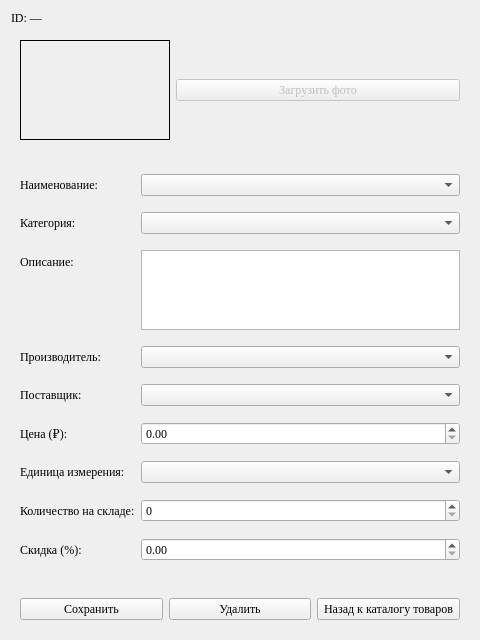
<?xml version="1.0" encoding="UTF-8"?>
<ui version="4.0">
 <class>widget_edit</class>
 <widget class="QWidget" name="widget_edit">
  <property name="geometry">
   <rect>
    <x>0</x>
    <y>0</y>
    <width>480</width>
    <height>640</height>
   </rect>
  </property>
  <property name="windowTitle">
   <string>Редактирование товара</string>
  </property>
  <property name="font">
   <font>
    <family>Times New Roman</family>
   </font>
  </property>
  <layout class="QVBoxLayout" name="verticalLayout">
   <item>
    <widget class="QLabel" name="label_id">
     <property name="text">
      <string>ID: —</string>
     </property>
    </widget>
   </item>
   <item>
    <widget class="QWidget" name="widget_photo" native="true">
     <layout class="QHBoxLayout" name="horizontalLayout_photo">
      <item>
       <widget class="QLabel" name="label_photo">
        <property name="minimumSize">
         <size>
          <width>150</width>
          <height>100</height>
         </size>
        </property>
        <property name="maximumSize">
         <size>
          <width>150</width>
          <height>100</height>
         </size>
        </property>
        <property name="text">
         <string/>
        </property>
        <property name="scaledContents">
         <bool>true</bool>
        </property>
        <property name="frameShape">
         <enum>QFrame::Shape::Box</enum>
        </property>
       </widget>
      </item>
      <item>
       <widget class="QPushButton" name="pushButton_photo">
        <property name="font">
         <font>
          <family>Times New Roman</family>
         </font>
        </property>
        <property name="text">
         <string>Загрузить фото</string>
        </property>
        <property name="enabled">
         <bool>false</bool>
        </property>
       </widget>
      </item>
     </layout>
    </widget>
   </item>
   <item>
    <widget class="QWidget" name="widget_form" native="true">
     <layout class="QFormLayout" name="formLayout">
      <item row="0" column="0">
       <widget class="QLabel" name="label_l_name">
        <property name="text">
         <string>Наименование:</string>
        </property>
       </widget>
      </item>
      <item row="0" column="1">
       <widget class="QComboBox" name="comboBox_name"/>
      </item>
      <item row="1" column="0">
       <widget class="QLabel" name="label_l_category">
        <property name="text">
         <string>Категория:</string>
        </property>
       </widget>
      </item>
      <item row="1" column="1">
       <widget class="QComboBox" name="comboBox_category"/>
      </item>
      <item row="2" column="0">
       <widget class="QLabel" name="label_l_description">
        <property name="text">
         <string>Описание:</string>
        </property>
       </widget>
      </item>
      <item row="2" column="1">
       <widget class="QPlainTextEdit" name="plainTextEdit_description">
        <property name="maximumSize">
         <size>
          <width>16777215</width>
          <height>80</height>
         </size>
        </property>
       </widget>
      </item>
      <item row="3" column="0">
       <widget class="QLabel" name="label_l_manufacturer">
        <property name="text">
         <string>Производитель:</string>
        </property>
       </widget>
      </item>
      <item row="3" column="1">
       <widget class="QComboBox" name="comboBox_manufacturer"/>
      </item>
      <item row="4" column="0">
       <widget class="QLabel" name="label_l_supplier">
        <property name="text">
         <string>Поставщик:</string>
        </property>
       </widget>
      </item>
      <item row="4" column="1">
       <widget class="QComboBox" name="comboBox_supplier"/>
      </item>
      <item row="5" column="0">
       <widget class="QLabel" name="label_l_price">
        <property name="text">
         <string>Цена (₽):</string>
        </property>
       </widget>
      </item>
      <item row="5" column="1">
       <widget class="QDoubleSpinBox" name="doubleSpinBox_price">
        <property name="minimum">
         <double>0.000000000000000</double>
        </property>
        <property name="maximum">
         <double>9999999.990000000223517</double>
        </property>
        <property name="decimals">
         <number>2</number>
        </property>
       </widget>
      </item>
      <item row="6" column="0">
       <widget class="QLabel" name="label_l_unit">
        <property name="text">
         <string>Единица измерения:</string>
        </property>
       </widget>
      </item>
      <item row="6" column="1">
       <widget class="QComboBox" name="comboBox_unit"/>
      </item>
      <item row="7" column="0">
       <widget class="QLabel" name="label_l_quantity">
        <property name="text">
         <string>Количество на складе:</string>
        </property>
       </widget>
      </item>
      <item row="7" column="1">
       <widget class="QSpinBox" name="spinBox_quantity">
        <property name="minimum">
         <number>0</number>
        </property>
        <property name="maximum">
         <number>9999999</number>
        </property>
       </widget>
      </item>
      <item row="8" column="0">
       <widget class="QLabel" name="label_l_discount">
        <property name="text">
         <string>Скидка (%):</string>
        </property>
       </widget>
      </item>
      <item row="8" column="1">
       <widget class="QDoubleSpinBox" name="doubleSpinBox_discount">
        <property name="minimum">
         <double>0.000000000000000</double>
        </property>
        <property name="maximum">
         <double>100.000000000000000</double>
        </property>
        <property name="decimals">
         <number>2</number>
        </property>
       </widget>
      </item>
     </layout>
    </widget>
   </item>
   <item>
    <widget class="QWidget" name="widget_buttons" native="true">
     <layout class="QHBoxLayout" name="horizontalLayout_buttons">
      <item>
       <widget class="QPushButton" name="pushButton_save">
        <property name="font">
         <font>
          <family>Times New Roman</family>
         </font>
        </property>
        <property name="text">
         <string>Сохранить</string>
        </property>
       </widget>
      </item>
      <item>
       <widget class="QPushButton" name="pushButton_delete">
        <property name="font">
         <font>
          <family>Times New Roman</family>
         </font>
        </property>
        <property name="text">
         <string>Удалить</string>
        </property>
       </widget>
      </item>
      <item>
       <widget class="QPushButton" name="pushButton_back">
        <property name="font">
         <font>
          <family>Times New Roman</family>
         </font>
        </property>
        <property name="text">
         <string>Назад к каталогу товаров</string>
        </property>
       </widget>
      </item>
     </layout>
    </widget>
   </item>
  </layout>
 </widget>
 <resources/>
 <connections/>
</ui>
